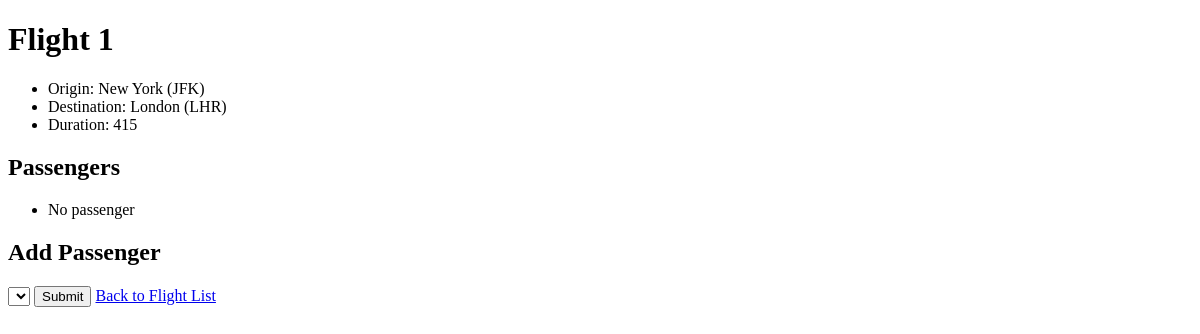
The app's page /flights/1, older data.
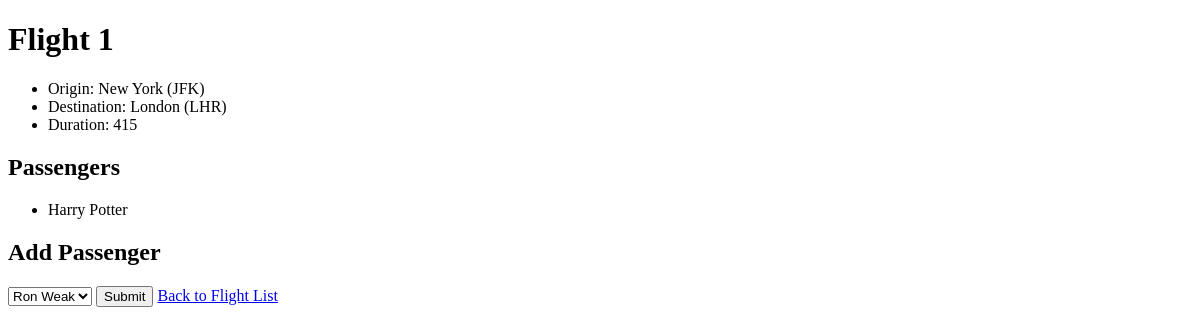
The same page, newer data.
### flights/models.py (models this page shows)
class Passenger(models.Model):
    first = models.CharField(max_length=64)
    last = models.CharField(max_length=64)
    flights = models.ManyToManyField(Flight, blank=True, related_name="passengers")
    def __str__(self):
        return f"{self.first} {self.last}"

### flights/views.py (the view)
# urls.py: path("<int:flight_id>", views.flight, name="flight"),
def flight(request, flight_id):
    flight = Flight.objects.get(pk=flight_id)
    return render(request, "flights/flight.html",{
                  "flight": flight,
                  "passengers": flight.passengers.all(),
                  "non_passengers": Passenger.objects.exclude(flights=flight).all()
                  })

### flights/models.py (called while the page is built)
    def __str__(self):
        return f"{self.city} ({self.code})"

### flights/templates/flights/flight.html (shortened to what this page needs)
{% extends "flights/layout.html" %}
{% block body %}
    <h1>Flight {{flight.id}}</h1>
    <ul>
        <li>Origin: {{ flight.origin }}</li>
        <li>Destination: {{ flight.destination }}</li>
        <li>Duration: {{ flight.duration }}</li>
    </ul>
    <h2>Passengers</h2>
    <ul>
        {% for passenger in passengers %}
            <li>{{ passenger }}</li>
        {% empty %}
            <li>No passenger </li>
        {% endfor %}
    </ul>
    <h2>Add Passenger</h2>
    <form action="{% url 'book' flight.id %}" method="post">
        <select name="passenger">
            {% for passenger in non_passengers %}
                <option value="{{ passenger.id }}">{{ passenger}}</option>
            {% endfor %}
        </select>
        <input type="submit">
    <a href="{% url 'index' %}">Back to Flight List</a>
{% endblock %}

Row changes from the older to the newer data that the page shows:
added Passenger: first+last "Harry Potter"
Text that changed along with them:
form field passenger: (not shown) → "Ron Weak"
text no longer shown: "No passenger"
